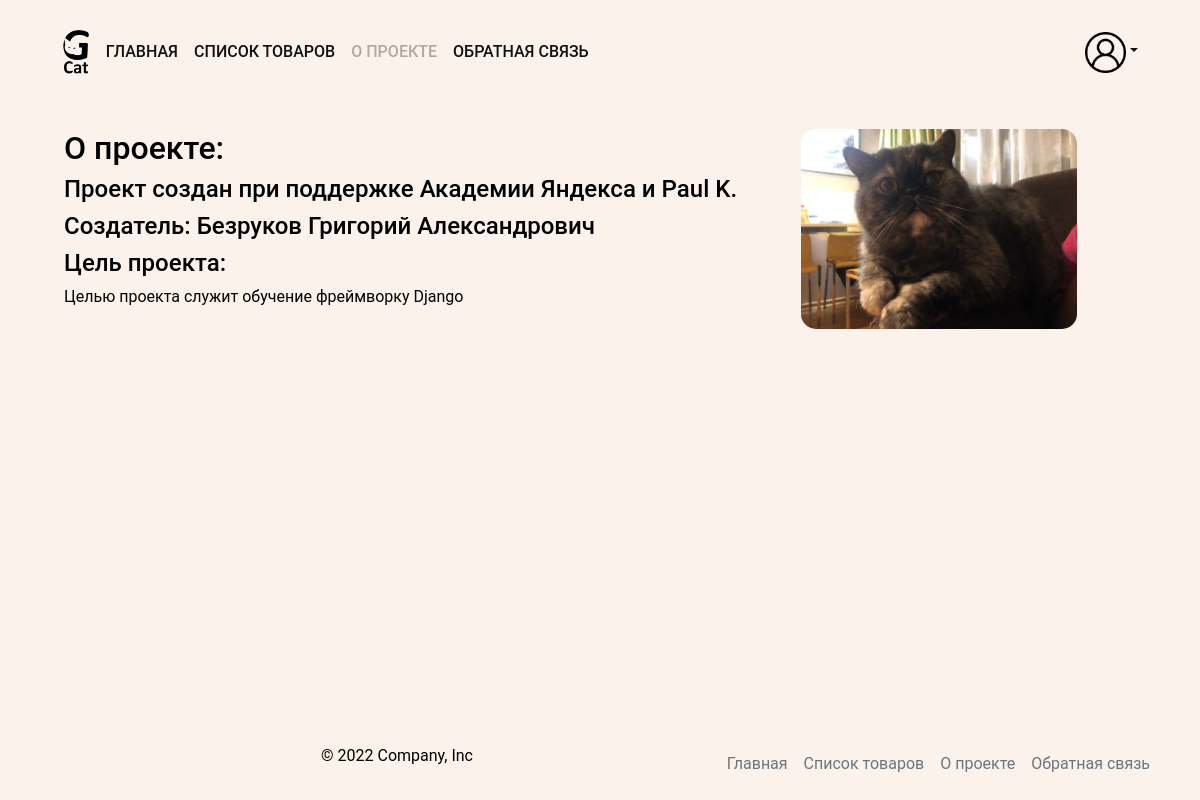
/about/, run on an earlier commit of the app's database.
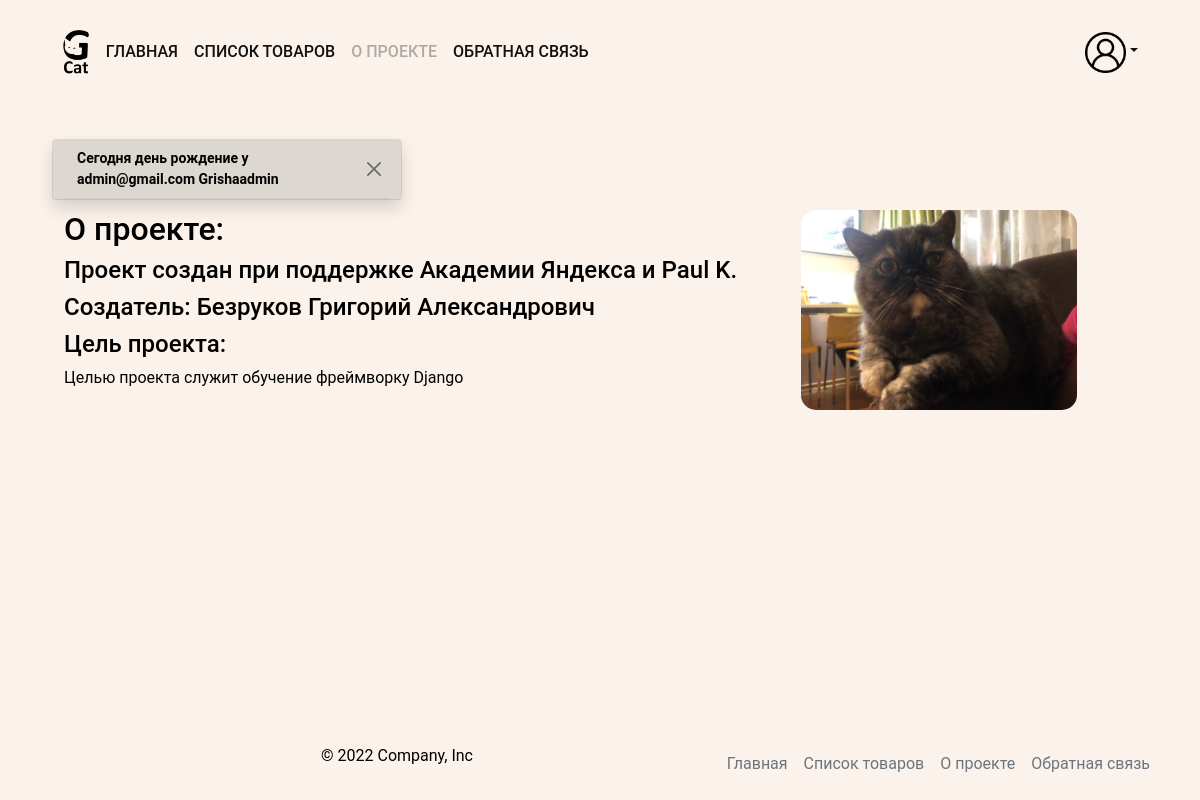
And on a later commit of the database.
### users/models.py (models this page shows, shortened)
class Profile(AbstractBaseUser, PermissionsMixin):
    objects = ProfileManager()
    first_name = models.CharField(
        'имя',
        max_length=150,
        blank=True,
        null=True,
    )
    last_name = models.CharField(
        'фамилия',
        max_length=150,
        blank=True,
        null=True,
    )
    email = models.EmailField(
        'почта',
        unique=True,
        null=True,
    )
    is_active = models.BooleanField(
        'активная учетная запись',
        default=True,
        null=True,
    )
    is_staff = models.BooleanField(
        'сотрудник',
        default=False,
        null=True,
    )
    is_superuser = models.BooleanField(
        'админ',
        default=False,
        null=True,
    )
    date_joined = models.DateTimeField(default=timezone.now)
    birthday = models.DateField(
        'день рождения',
        blank=True,
        null=True,
    )
    USERNAME_FIELD = 'email'
    class Meta:
        default_related_name = 'profiles'
        verbose_name = 'пользователь'
        verbose_name_plural = 'пользователи'

### about/views.py (the view)
# urls.py: path('', views.DescriptionView.as_view(), name='description'),
class DescriptionView(TemplateView):
    template_name = 'about/index.html'

### core/user_processor.py (called while the page is built)
def access_users(request):
    users = Profile.objects.published()
    return {'users': users}

### users/managers.py (called while the page is built)
    def published(self):
        return (
            self.get_queryset()
            .filter(birthday=datetime.today())
            .values('email', 'first_name')
        )

### templates/about/index.html
{% extends "base.html" %}
{% load static %}
{% block content %}
<div class="container-fluid">
  <div class="row">
    <div class="col-sm-8">
      <h2>О проекте:</h2>
      <h4>Проект создан при поддержке Академии Яндекса и Paul K.</h4>
      <h4>Создатель: Безруков Григорий Александрович</h4>
      <h4>Цель проекта:</h4>
      <p>Целью проекта служит обучение фреймворку Django</p>
    </div>
    <div class="col-sm-4">
      <img
        src="{% static 'img/cat_about.jpg' %}"
        alt="Cat"
        style="width: 80%; border-radius: 15px;"
      >
    </div>
  </div>
</div>
{% endblock %}

### templates/includes/users_birthday.html
<div class="container">
  <div class="row">
    {% for user in users %}
    <div class="toast fade show" role="alert" aria-live="assertive" aria-atomic="true" style="margin: 10px; background-color: #ddd7d2; color: #000;">
      <div class="toast-header" style="background-color: #ddd7d2; color: #000;">
        <strong class="me-auto">Сегодня день рождение у {{ user.email }} {{ user.first_name }}</strong>
        <button type="button" class="btn-close" data-bs-dismiss="toast" aria-label="Close"></button>
      </div>
    </div>
    {% endfor %}
  </div>
</div>

What changed in the data, as far as the page shows it:
now on this page (row edited): Profile: email "admin@gmail.com", first_name "Grishaadmin"
